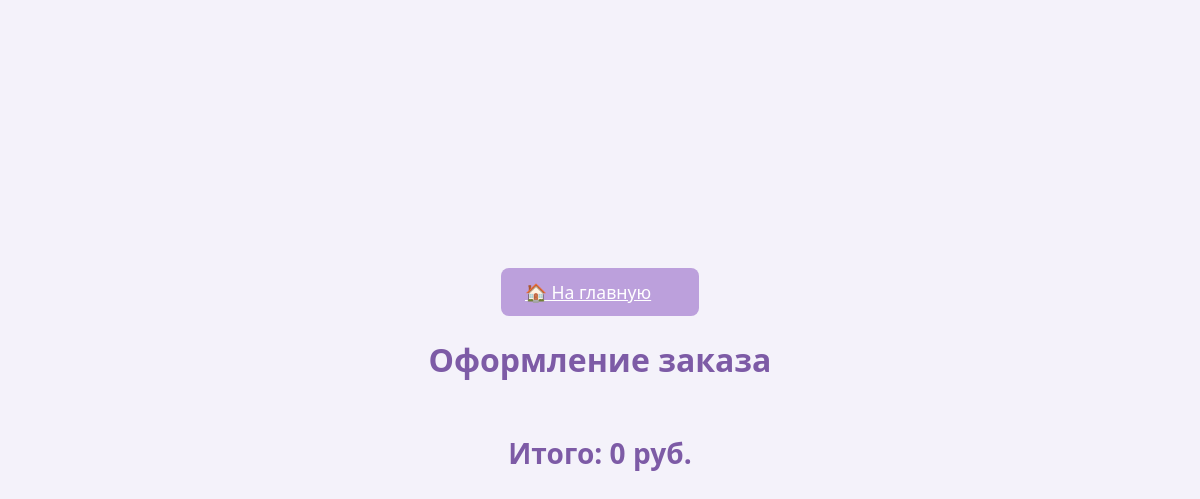
Before: /cart/checkout (signed in) with the older database file.
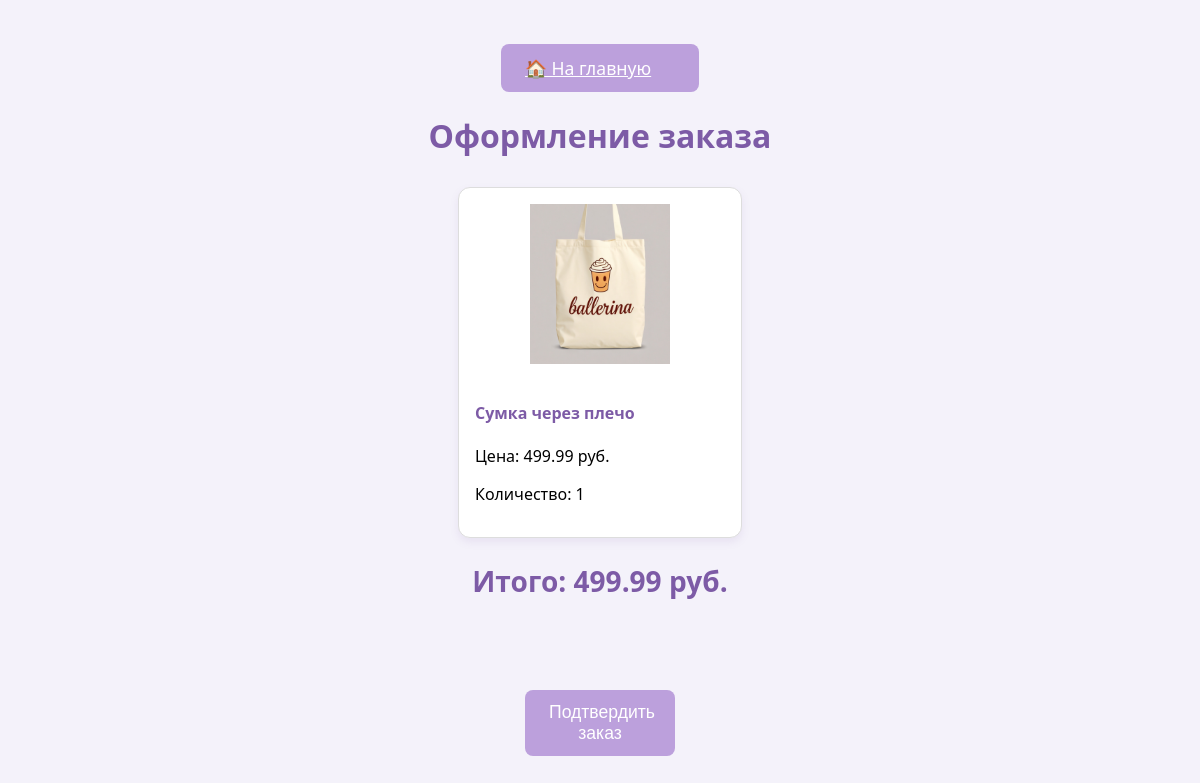
After: the same page with the newer database file.
### website/models.py (models this page shows)
class CartItem(db.Model):
    id = db.Column(db.Integer, primary_key=True)
    user_id = db.Column(db.Integer, db.ForeignKey('user.id'), nullable=False)  # Только для авторизованных
    product_id = db.Column(db.Integer, db.ForeignKey('product.id'), nullable=False)
    quantity = db.Column(db.Integer, default=1)
    product = db.relationship('Product', backref='cart_items')

class Product(db.Model):
    id = db.Column(db.Integer, primary_key=True)
    name = db.Column(db.String(100), nullable=False)
    price = db.Column(db.Float, nullable=False)
    description = db.Column(db.Text)
    image = db.Column(db.String(200))
    category = db.Column(db.String(50), nullable=False)

### website/views.py (the view)
@views.route('/cart/checkout')
@login_required
def checkout():
    cart_items = CartItem.query.filter_by(user_id=current_user.id).all()
    sum = 0
    for item in cart_items:
        sum += item.product.price * item.quantity
    sum = round(sum, 2)
    return render_template('checkout.html', cart_items=cart_items, sum=sum)

### website/__init__.py (called while the page is built)
def create_app():
    app = Flask(__name__, static_folder='../static')
    app.secret_key = 'secretKey'
    app.config['SQLALCHEMY_DATABASE_URI'] = 'sqlite:///shop.db'
    app.config['SQLALCHEMY_TRACK_MODIFICATIONS'] = False
    db.init_app(app)
    migrate.init_app(app, db)  # Если используете Flask-Migrate
    from .views import views
    from .auth import auth
    app.register_blueprint(views)
    app.register_blueprint(auth)
    with app.app_context():
        db.create_all()  # Создаёт таблицы при запуске приложения
    login_manager = LoginManager()
    login_manager.login_view = 'auth.login'
    login_manager.init_app(app)
    @login_manager.user_loader
    def load_user(user_id):
        return User.query.get(int(user_id))
    return app

### website/templates/checkout.html (shortened to what this page needs)
<!DOCTYPE html>
<html lang="ru">
<head>
    <link rel="stylesheet" href="{{ url_for('static', filename='css/style.css') }}">
</head>
<body>
    <a href="{{ url_for('views.home') }}" class="btn">🏠 На главную</a>
    <h1>Оформление заказа</h1>
    <div class="product-grid">
        {% for item in cart_items %}
                <div class="product-card">
                    <img src="{{ url_for('static', filename=item.product.image) }}" alt="{{ item.product.name }}">
                    <h4>{{ item.product.name }}</h4>
                    <p>Цена: {{ item.product.price | round(2) }} руб.</p>
                    <p>Количество: {{ item.quantity }}</p>
                </div>
        {% endfor %}
    </div>
    <h2>Итого: {{ sum }} руб.</h2>
    <div class="checkout">
    {% if cart_items %}
        <form action="{{ url_for('views.order_message') }}">
            <button type="submit" class="btn btn-big">Подтвердить заказ</button>
        </form>
    {% endif %}
    </div>
</body>
</html>

Changed rows visible on the page:
added CartItem: image (picture), product.name "Сумка через плечо", product.price "499.99", quantity "1"
Other visible differences:
{{ sum }}: "0" → "499.99"
text now shown: "Подтвердить заказ"
